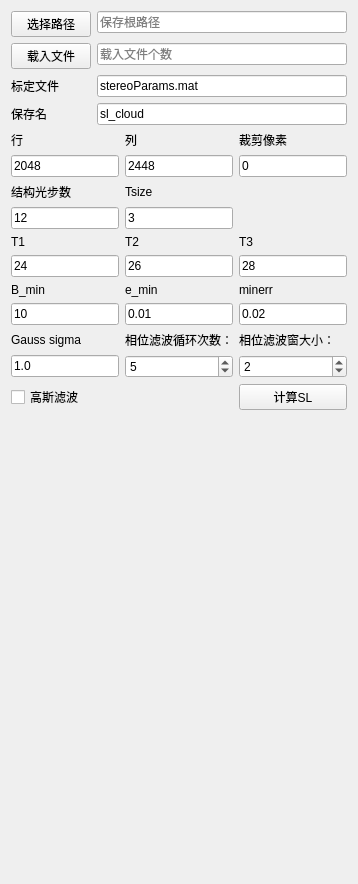
          <widget class="QWidget" name="tab_sl">
           <attribute name="title">
            <string>SL重建</string>
           </attribute>
           <layout class="QGridLayout" name="gridLayout_17">
            <item row="0" column="0">
             <layout class="QFormLayout" name="formLayout">
              <item row="0" column="0">
               <widget class="QPushButton" name="saverootpath_confirm">
                <property name="text">
                 <string>选择路径</string>
                </property>
               </widget>
              </item>
              <item row="0" column="1">
               <widget class="QLineEdit" name="saverootpath">
                <property name="placeholderText">
                 <string>保存根路径</string>
                </property>
               </widget>
              </item>
              <item row="1" column="0">
               <widget class="QPushButton" name="select_subpath">
                <property name="text">
                 <string>载入文件</string>
                </property>
               </widget>
              </item>
              <item row="1" column="1">
               <widget class="QLineEdit" name="patterns_subpath">
                <property name="text">
                 <string/>
                </property>
                <property name="placeholderText">
                 <string>载入文件个数</string>
                </property>
               </widget>
              </item>
              <item row="2" column="0">
               <widget class="QLabel" name="label_calib_save">
                <property name="text">
                 <string>标定文件</string>
                </property>
               </widget>
              </item>
              <item row="2" column="1">
               <widget class="QLineEdit" name="calib_filename">
                <property name="text">
                 <string>stereoParams.mat</string>
                </property>
               </widget>
              </item>
              <item row="3" column="1">
               <widget class="QLineEdit" name="savename">
                <property name="text">
                 <string>sl_cloud</string>
                </property>
               </widget>
              </item>
              <item row="3" column="0">
               <widget class="QLabel" name="label_calib_save_2">
                <property name="text">
                 <string>保存名</string>
                </property>
               </widget>
              </item>
             </layout>
            </item>
            <item row="2" column="0">
             <spacer name="verticalSpacer_7">
              <property name="orientation">
               <enum>Qt::Orientation::Vertical</enum>
              </property>
              <property name="sizeHint" stdset="0">
               <size>
                <width>20</width>
                <height>463</height>
               </size>
              </property>
             </spacer>
            </item>
            <item row="1" column="0">
             <layout class="QGridLayout" name="gridLayout_24">
              <item row="1" column="0">
               <widget class="QLineEdit" name="rows_SL">
                <property name="text">
                 <string>2048</string>
                </property>
               </widget>
              </item>
              <item row="0" column="0">
               <widget class="QLabel" name="label_84">
                <property name="text">
                 <string>行</string>
                </property>
               </widget>
              </item>
              <item row="5" column="1">
               <widget class="QLineEdit" name="T2">
                <property name="text">
                 <string>26</string>
                </property>
               </widget>
              </item>
              <item row="0" column="2">
               <widget class="QLabel" name="label_86">
                <property name="text">
                 <string>裁剪像素</string>
                </property>
               </widget>
              </item>
              <item row="1" column="1">
               <widget class="QLineEdit" name="cols_SL">
                <property name="text">
                 <string>2448</string>
                </property>
               </widget>
              </item>
              <item row="7" column="1">
               <widget class="QLineEdit" name="e_min">
                <property name="text">
                 <string>0.01</string>
                </property>
               </widget>
              </item>
              <item row="7" column="0">
               <widget class="QLineEdit" name="B_min">
                <property name="text">
                 <string>10</string>
                </property>
               </widget>
              </item>
              <item row="1" column="2">
               <widget class="QLineEdit" name="kernel_size">
                <property name="text">
                 <string>0</string>
                </property>
               </widget>
              </item>
              <item row="6" column="2">
               <widget class="QLabel" name="label_95">
                <property name="text">
                 <string>minerr</string>
                </property>
               </widget>
              </item>
              <item row="5" column="0">
               <widget class="QLineEdit" name="T1">
                <property name="text">
                 <string>24</string>
                </property>
               </widget>
              </item>
              <item row="0" column="1">
               <widget class="QLabel" name="label_85">
                <property name="text">
                 <string>列</string>
                </property>
               </widget>
              </item>
              <item row="4" column="0">
               <widget class="QLabel" name="label_88">
                <property name="text">
                 <string>T1</string>
                </property>
               </widget>
              </item>
              <item row="4" column="2">
               <widget class="QLabel" name="label_90">
                <property name="text">
                 <string>T3</string>
                </property>
               </widget>
              </item>
              <item row="6" column="0">
               <widget class="QLabel" name="label_93">
                <property name="text">
                 <string>B_min</string>
                </property>
               </widget>
              </item>
              <item row="3" column="1">
               <widget class="QLineEdit" name="Tsize">
                <property name="text">
                 <string>3</string>
                </property>
               </widget>
              </item>
              <item row="7" column="2">
               <widget class="QLineEdit" name="minerr">
                <property name="text">
                 <string>0.02</string>
                </property>
               </widget>
              </item>
              <item row="3" column="0">
               <widget class="QLineEdit" name="N">
                <property name="text">
                 <string>12</string>
                </property>
               </widget>
              </item>
              <item row="2" column="0">
               <widget class="QLabel" name="label_87">
                <property name="text">
                 <string>结构光步数</string>
                </property>
               </widget>
              </item>
              <item row="6" column="1">
               <widget class="QLabel" name="label_94">
                <property name="text">
                 <string>e_min</string>
                </property>
               </widget>
              </item>
              <item row="5" column="2">
               <widget class="QLineEdit" name="T3">
                <property name="text">
                 <string>28</string>
                </property>
               </widget>
              </item>
              <item row="4" column="1">
               <widget class="QLabel" name="label_89">
                <property name="text">
                 <string>T2</string>
                </property>
               </widget>
              </item>
              <item row="2" column="1">
               <widget class="QLabel" name="label_92">
                <property name="text">
                 <string>Tsize</string>
                </property>
               </widget>
              </item>
              <item row="8" column="0">
               <widget class="QLabel" name="label_96">
                <property name="text">
                 <string>Gauss sigma</string>
                </property>
               </widget>
              </item>
              <item row="9" column="0">
               <widget class="QLineEdit" name="sigma">
                <property name="text">
                 <string>1.0</string>
                </property>
               </widget>
              </item>
              <item row="8" column="1">
               <widget class="QLabel" name="label_97">
                <property name="text">
                 <string>相位滤波循环次数：</string>
                </property>
               </widget>
              </item>
              <item row="10" column="0">
               <widget class="QCheckBox" name="Gauss">
                <property name="text">
                 <string>高斯滤波</string>
                </property>
                <property name="checked">
                 <bool>false</bool>
                </property>
               </widget>
              </item>
              <item row="8" column="2">
               <widget class="QLabel" name="label_98">
                <property name="text">
                 <string>相位滤波窗大小：</string>
                </property>
               </widget>
              </item>
              <item row="9" column="1">
               <widget class="QSpinBox" name="phasecycle">
                <property name="maximum">
                 <number>10</number>
                </property>
                <property name="singleStep">
                 <number>1</number>
                </property>
                <property name="value">
                 <number>5</number>
                </property>
               </widget>
              </item>
              <item row="10" column="2">
               <widget class="QPushButton" name="Calculate_SL">
                <property name="text">
                 <string>计算SL</string>
                </property>
               </widget>
              </item>
              <item row="9" column="2">
               <widget class="QSpinBox" name="phasesize">
                <property name="maximum">
                 <number>10</number>
                </property>
                <property name="singleStep">
                 <number>2</number>
                </property>
                <property name="value">
                 <number>2</number>
                </property>
               </widget>
              </item>
             </layout>
            </item>
           </layout>
          </widget>
